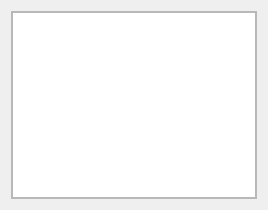
<?xml version="1.0" encoding="UTF-8"?>
<ui version="4.0">
 <class>openDB</class>
 <widget class="QWidget" name="openDB">
  <property name="geometry">
   <rect>
    <x>0</x>
    <y>0</y>
    <width>268</width>
    <height>210</height>
   </rect>
  </property>
  <property name="windowTitle">
   <string>Form</string>
  </property>
  <layout class="QVBoxLayout" name="verticalLayout_2">
   <item>
    <widget class="QFrame" name="frameDB">
     <property name="frameShape">
      <enum>QFrame::StyledPanel</enum>
     </property>
     <property name="frameShadow">
      <enum>QFrame::Sunken</enum>
     </property>
     <property name="lineWidth">
      <number>3</number>
     </property>
     <layout class="QVBoxLayout" name="verticalLayout">
      <property name="spacing">
       <number>0</number>
      </property>
      <property name="leftMargin">
       <number>0</number>
      </property>
      <property name="topMargin">
       <number>0</number>
      </property>
      <property name="rightMargin">
       <number>0</number>
      </property>
      <property name="bottomMargin">
       <number>0</number>
      </property>
      <item>
       <widget class="QListWidget" name="listDB">
        <property name="horizontalScrollBarPolicy">
         <enum>Qt::ScrollBarAlwaysOff</enum>
        </property>
        <property name="editTriggers">
         <set>QAbstractItemView::NoEditTriggers</set>
        </property>
        <property name="defaultDropAction">
         <enum>Qt::IgnoreAction</enum>
        </property>
        <property name="viewMode">
         <enum>QListView::ListMode</enum>
        </property>
        <property name="itemAlignment">
         <set>Qt::AlignLeading</set>
        </property>
        <property name="sortingEnabled">
         <bool>true</bool>
        </property>
       </widget>
      </item>
     </layout>
    </widget>
   </item>
  </layout>
 </widget>
 <resources/>
 <connections/>
</ui>
